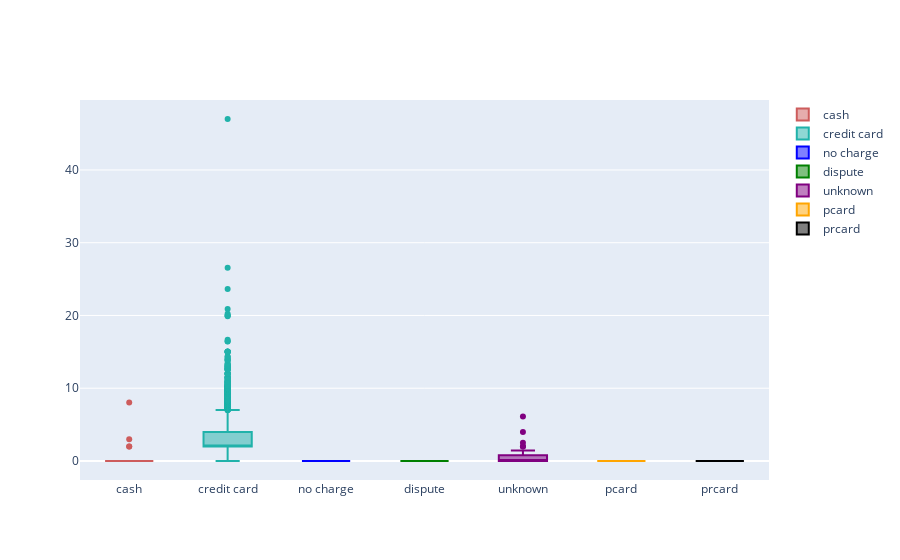

Write notebook code for a chart like this one.
### Code cell
cash_payment = taxi_data[taxi_data['payment_type'] == 'Cash']['tips']
credit_card_payment = taxi_data[taxi_data['payment_type'] == 'Credit Card']['tips']
no_charge_payment = taxi_data[taxi_data['payment_type'] == 'No Charge']['tips']
dispute_payment = taxi_data[taxi_data['payment_type'] == 'Dispute']['tips']
unknown_payment = taxi_data[taxi_data['payment_type'] == 'Unknown']['tips']
pcard_payment = taxi_data[taxi_data['payment_type'] == 'Pcard']['tips']
prcard_payment = taxi_data[taxi_data['payment_type'] == 'Prcard']['tips']

fig = go.Figure()
fig.add_trace(go.Box(y=cash_payment, name='cash',
                marker_color = 'indianred'))
fig.add_trace(go.Box(y=credit_card_payment, name = 'credit card',
                marker_color = 'lightseagreen'))
fig.add_trace(go.Box(y=no_charge_payment, name = 'no charge',
                marker_color = 'blue'))
fig.add_trace(go.Box(y=dispute_payment, name = 'dispute',
                marker_color = 'green'))
fig.add_trace(go.Box(y=unknown_payment, name = 'unknown',
                marker_color = 'purple'))
fig.add_trace(go.Box(y=pcard_payment, name = 'pcard',
                marker_color = 'orange'))
fig.add_trace(go.Box(y=prcard_payment, name = 'prcard',
                marker_color = 'black'))


fig.show()

### Figure 1 — Plotly figure (JSON) as saved in the notebook; plotly's stock layout.template omitted (floating-point values rounded to 4 significant figures; data arrays with more than 128 entries replaced by an {"elided": "..."} marker saying what was removed)
{"data": [{"marker": {"color": "indianred"}, "name": "cash", "type": "box", "y": {"elided": "9909 float values"}}, {"marker": {"color": "lightseagreen"}, "name": "credit card", "type": "box", "y": {"elided": "4975 float values"}}, {"marker": {"color": "blue"}, "name": "no charge", "type": "box", "y": [0, 0, 0, 0, 0, 0, 0, 0, 0, 0, 0, 0, 0, 0, 0, 0, 0, 0, 0, 0, 0, 0, 0, 0, 0, 0, 0, 0, 0, 0, 0, 0, 0, 0, 0, 0, 0, 0, 0, 0, 0, 0, 0, 0, 0, 0, 0, 0, 0, 0, 0, 0, 0, 0, 0, 0, 0, 0, 0, 0, 0, 0, 0, 0, 0, 0, 0, 0, 0, 0, 0, 0, 0, 0, 0, 0, 0, 0, 0, 0, 0]}, {"marker": {"color": "green"}, "name": "dispute", "type": "box", "y": [0, 0, 0, 0]}, {"marker": {"color": "purple"}, "name": "unknown", "type": "box", "y": [0, 0, 2.5, 2, 0, 0, 0, 4, 1.17, 0, 0.65, 0, 2, 6.1, 0, 0, 0, 1.45, 0, 0, 0, 0, 0, 0, 0, 0, 0, 0, 0]}, {"marker": {"color": "orange"}, "name": "pcard", "type": "box", "y": [0, 0, 0]}, {"marker": {"color": "black"}, "name": "prcard", "type": "box", "y": [0]}], "layout": {}}
